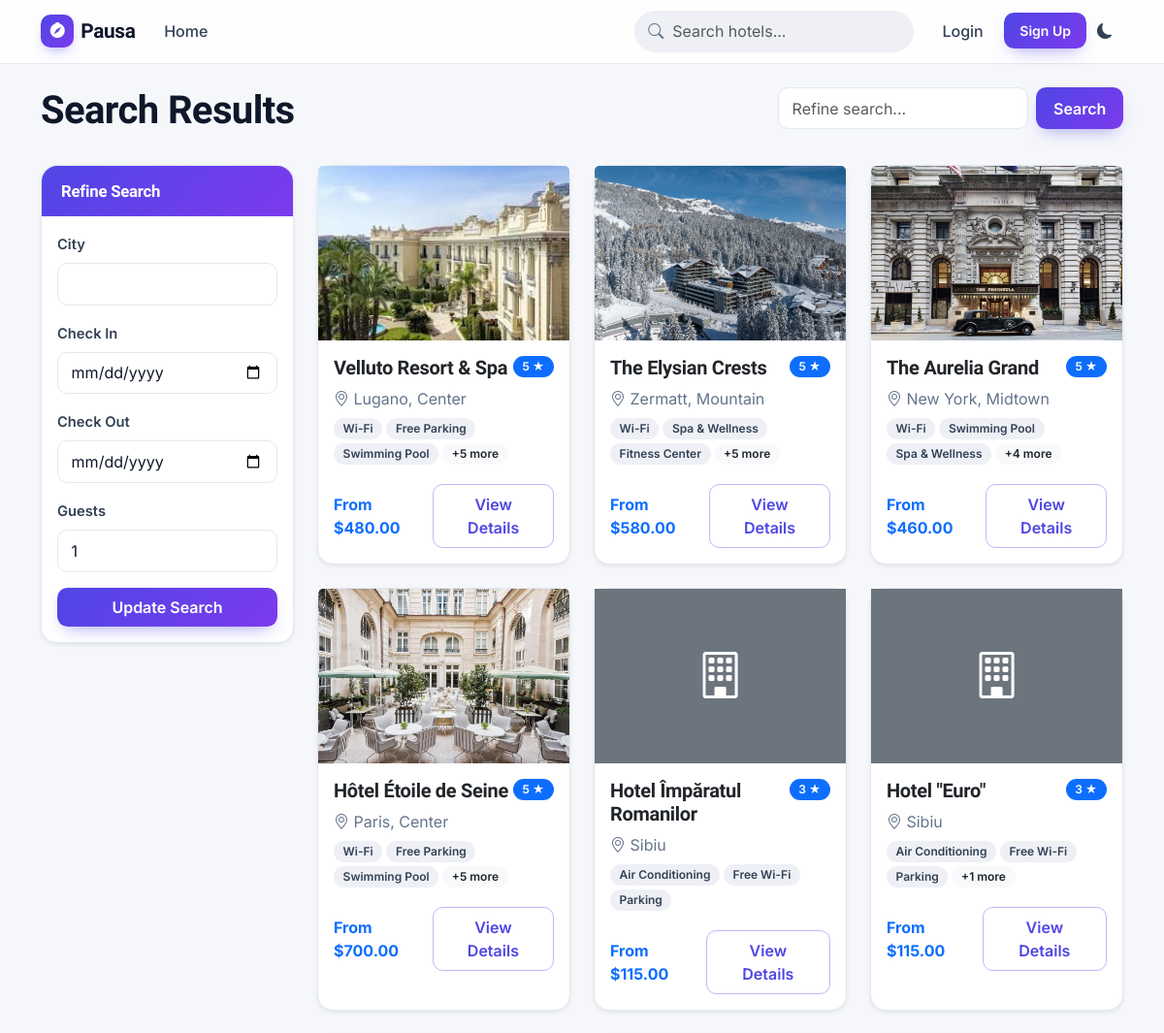
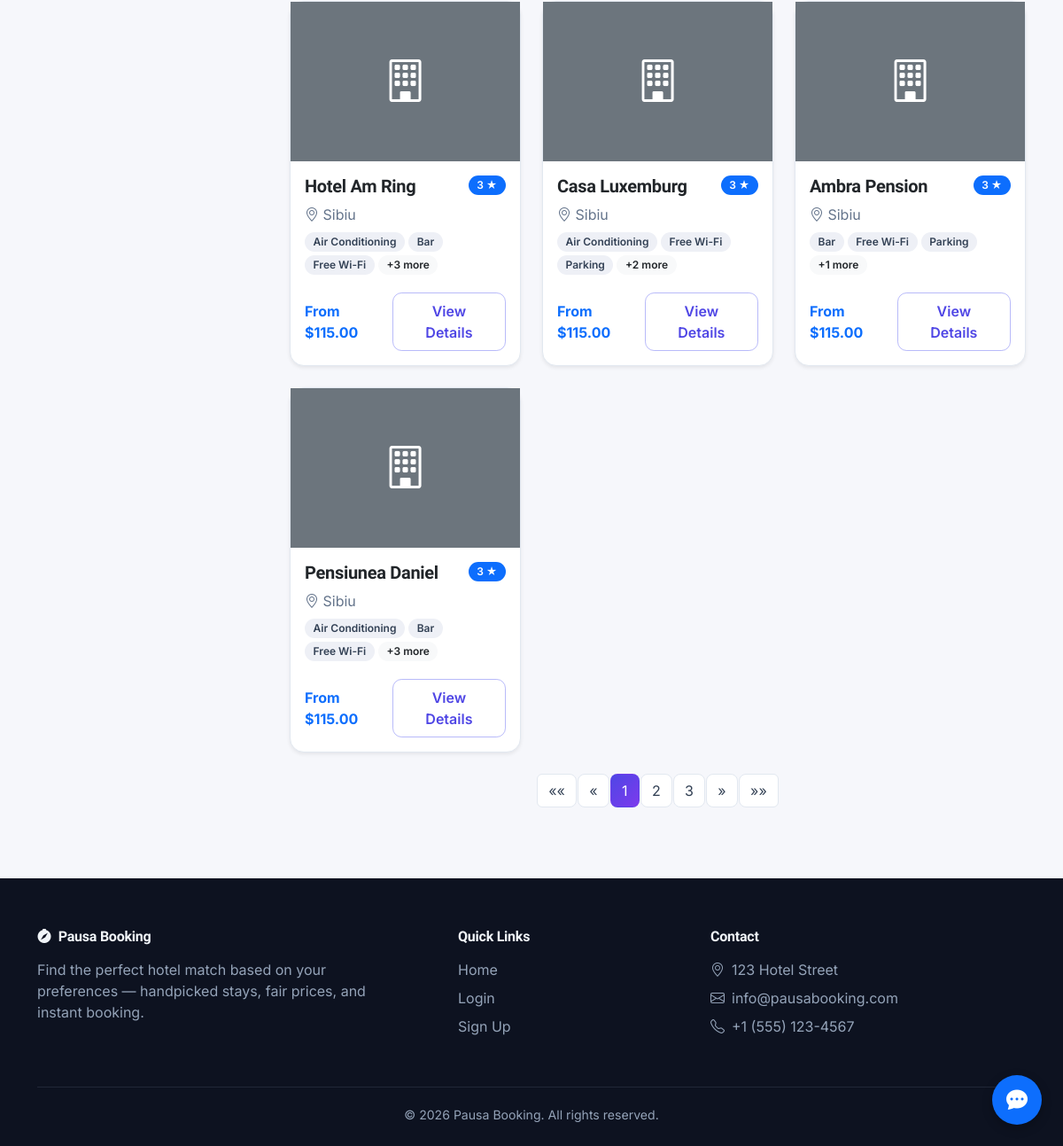
The app's page /search/ with its own data (2 pictures, top to bottom).
### hotels/models.py (models this page shows, shortened)
class Hotel(models.Model):
    name = models.CharField(max_length=200)
    description = models.TextField()
    address = models.CharField(max_length=255)
    city = models.CharField(max_length=100)
    district = models.CharField(max_length=100, blank=True)
    star_rating = models.PositiveSmallIntegerField(default=3)
    image = models.ImageField(upload_to='hotel_images/', blank=True, null=True)
    is_pet_friendly = models.BooleanField(default=False)
    is_family_friendly = models.BooleanField(default=False)
    latitude = models.FloatField(null=True, blank=True)
    longitude = models.FloatField(null=True, blank=True)
    created_at = models.DateTimeField(auto_now_add=True)
    updated_at = models.DateTimeField(auto_now=True)
    def get_amenities(self):
        return self.amenities.all()

class HotelAmenity(models.Model):
    hotel = models.ForeignKey(Hotel, on_delete=models.CASCADE, related_name='amenities')
    name = models.CharField(max_length=100)
    class Meta:
        verbose_name_plural = 'Hotel Amenities'

class Room(models.Model):
    hotel = models.ForeignKey(Hotel, on_delete=models.CASCADE, related_name='rooms')
    name = models.CharField(max_length=100)
    description = models.TextField()
    price = models.DecimalField(max_digits=10, decimal_places=2)
    capacity = models.PositiveSmallIntegerField(default=2)
    is_available = models.BooleanField(default=True)

### hotels/views.py (the view, shortened to what this page needs)
# urls.py: path('search/', views.search_hotels, name='search_hotels'),
def search_hotels(request):
    query = request.GET.get('q', '')
    city = request.GET.get('city', '')
    check_in = request.GET.get('check_in', '')
    check_out = request.GET.get('check_out', '')
    guests = request.GET.get('guests', 1)
    today = datetime.now().date()
    error_message = None
    hotels = Hotel.objects.all()
    if query:
        hotels = hotels.filter(Q(name__icontains=query) | Q(description__icontains=query))
    if city:
        hotels = hotels.filter(city__icontains=city)
    if check_in and check_out and guests:
        hotels = hotels.filter(rooms__capacity__gte=guests)
        hotels = hotels.distinct()
    hotels_list = list(hotels)
    hotel_matches = []
    if request.user.is_authenticated:
        try:
            user_preferences = request.user.preferences
            hotel_matches = [(hotel, hotel.match_score(user_preferences)) for hotel in hotels_list]
            hotel_matches.sort(key=lambda x: x[1], reverse=True)
        except UserPreference.DoesNotExist:
            hotel_matches = [(hotel, None) for hotel in hotels_list]
    else:
        hotel_matches = [(hotel, None) for hotel in hotels_list]
    paginator = Paginator(hotel_matches, 10)
    page_number = request.GET.get('page')
    page_obj = paginator.get_page(page_number)
    context = {
        'page_obj': page_obj,
        'query': query,
        'city': city,
        'check_in': check_in,
        'check_out': check_out,
        'guests': guests,
    }
    return render(request, 'hotels/search_results.html', context)

### templates/hotels/search_results.html (shortened to what this page needs)
{% extends 'base.html' %}
{% block content %}
<div class="row mb-4">
    <div class="col-md-8">
        <h1>Search Results</h1>
    </div>
    <div class="col-md-4">
        <form action="{% url 'search_hotels' %}" method="get" class="d-flex">
            <input type="text" name="q" class="form-control me-2" placeholder="Refine search..." value="{{ query }}">
            <button type="submit" class="btn btn-primary">Search</button>
        </form>
    </div>
</div>
<div class="row">
    <div class="col-lg-3 mb-4">
        <div class="card shadow-sm">
            <div class="card-header bg-primary text-white">
                <h5 class="mb-0">Refine Search</h5>
            </div>
            <div class="card-body">
                <form method="get" action="{% url 'search_hotels' %}">
                    <div class="mb-3">
                        <label for="city" class="form-label">City</label>
                        <input type="text" id="city" name="city" class="form-control" value="{{ city }}">
                    </div>
                    <div class="mb-3">
                        <label for="check_in" class="form-label">Check In</label>
                        <input type="date" id="check_in" name="check_in" class="form-control" value="{{ check_in }}" min="">
                    </div>
                    <div class="mb-3">
                        <label for="check_out" class="form-label">Check Out</label>
                        <input type="date" id="check_out" name="check_out" class="form-control" value="{{ check_out }}" min="">
                    </div>
                    <div class="mb-3">
                        <label for="guests" class="form-label">Guests</label>
                        <input type="number" id="guests" name="guests" class="form-control" min="1" value="{{ guests }}">
                    </div>
                    <button type="submit" class="btn btn-primary w-100">Update Search</button>
                </form>
            </div>
        </div>
    </div>
    <div class="col-lg-9">
        {% if page_obj %}
            <div class="row">
                {% for hotel, match_score in page_obj %}
                    <div class="col-md-6 col-lg-4 mb-4">
                        <div class="card h-100 shadow-sm">
                            {% if hotel.image %}
                                <img src="{{ hotel.image.url }}" class="card-img-top" alt="{{ hotel.name }}" style="height: 180px; object-fit: cover;">
                            {% else %}
                                <div class="bg-secondary text-white d-flex align-items-center justify-content-center" style="height: 180px;">
                                    <i class="bi bi-building" style="font-size: 3rem;"></i>
                                </div>
                            {% endif %}
                            <div class="card-body">
                                <div class="d-flex justify-content-between align-items-start mb-2">
                                    <h5 class="card-title mb-0">{{ hotel.name }}</h5>
                                    <span class="badge bg-primary">{{ hotel.star_rating }} ★</span>
                                </div>
                                <p class="card-text text-muted mb-2">
                                    <i class="bi bi-geo-alt"></i> {{ hotel.city }}{% if hotel.district %}, {{ hotel.district }}{% endif %}
                                </p>
                                <div class="d-flex flex-wrap mb-3">
                                    {% for amenity in hotel.get_amenities|slice:":3" %}
                                        <span class="badge bg-secondary me-1 mb-1">{{ amenity.name }}</span>
                                    {% endfor %}
                                    {% if hotel.get_amenities.count > 3 %}
                                        <span class="badge bg-light text-dark me-1 mb-1">+{{ hotel.get_amenities.count|add:"-3" }} more</span>
                                    {% endif %}
                                </div>
                                <div class="d-flex justify-content-between align-items-center mt-auto">
                                    {% with min_price=hotel.rooms.all|dictsort:"price"|first %}
                                        {% if min_price %}
                                            <div class="text-primary fw-bold">From ${{ min_price.price|floatformat:2 }}</div>
                                        {% else %}
                                            <div class="text-muted">Price unavailable</div>
                                        {% endif %}
                                    {% endwith %}
                                    <a href="{% url 'hotel_detail' hotel.id %}" class="btn btn-outline-primary">View Details</a>
                                </div>
                            </div>
                        </div>
                    </div>
                {% endfor %}
            </div>
            {% include 'pagination.html' %}
        {% else %}
            <div class="alert alert-info">
                No hotels found matching your search criteria. Try adjusting your search parameters.
            </div>
        {% endif %}
    </div>
</div>
{% endblock %}

### static/css/app.css (style rules this page uses)
:root { --font-display: "Plus Jakarta Sans", "Inter", system-ui, sans-serif; --font-body: "Inter", system-ui, -apple-system, sans-serif; --brand-600: #4f46e5; --brand-500: #6366f1; --brand-400: #818cf8; --brand-grad: linear-gradient(135deg, #4f46e5 0%, #7c3aed 100%); --accent: #f59e0b; --surface-page: #f6f7fb; --surface-card: #ffffff; --surface-sunken: #eef0f6; --ink-900: #0f172a; --ink-700: #334155; --ink-500: #64748b; --line: #e2e8f0; --shadow-sm: 0 1px 2px rgba(15, 23, 42, .05); --shadow-md: 0 1px 2px rgba(15, 23, 42, .05), 0 10px 30px -12px rgba(15, 23, 42, .18); --shadow-lg: 0 20px 50px -16px rgba(15, 23, 42, .25); --radius: 1rem; --radius-sm: .65rem; --bs-link-color: var(--brand-600); }
html { scroll-behavior: smooth; }
body { font-family: var(--font-body); background-color: var(--surface-page); color: var(--ink-700); transition: background-color .25s ease, color .25s ease; -webkit-font-smoothing: antialiased; }
h1, h2, h3, h4, h5, h6, .navbar-brand, .display-5, .display-6 { font-family: var(--font-display); font-weight: 700; color: var(--ink-900); letter-spacing: -.015em; }
.text-muted { color: var(--ink-500) !important; }
a { color: var(--brand-600); text-decoration: none; }
.card { background-color: var(--surface-card); border: 1px solid var(--line); border-radius: var(--radius); box-shadow: var(--shadow-sm); transition: transform .2s ease, box-shadow .2s ease, background-color .25s ease; }
.card-header { background: transparent; border-bottom: 1px solid var(--line); padding: 1rem 1.25rem; font-family: var(--font-display); border-top-left-radius: var(--radius) !important; border-top-right-radius: var(--radius) !important; }
.card-header h4, .card-header h5 { font-size: 1.05rem; margin: 0; }
.card-header.bg-primary { background: var(--brand-grad) !important; border-bottom: none; color: #fff; }
.card-header.bg-primary h1, .card-header.bg-primary h2, .card-header.bg-primary h3, .card-header.bg-primary h4, .card-header.bg-primary h5 { color: #fff; }
.btn { border-radius: var(--radius-sm); font-weight: 600; padding: .5rem 1.1rem; transition: all .18s ease; }
.btn-primary { background: var(--brand-grad); border: none; box-shadow: 0 8px 18px -8px rgba(79, 70, 229, .55); }
.btn-outline-primary { color: var(--brand-600); border-color: color-mix(in srgb, var(--brand-500) 45%, transparent); }
.form-control, .form-select { background-color: var(--surface-card); border: 1px solid var(--line); border-radius: var(--radius-sm); color: var(--ink-900); padding: .55rem .85rem; transition: border-color .15s ease, box-shadow .15s ease; }
.form-label { font-weight: 600; color: var(--ink-700); font-size: .92rem; }
.badge { font-weight: 600; border-radius: 999px; padding: .42em .8em; }
.badge.bg-secondary { background: var(--surface-sunken) !important; color: var(--ink-700); }

### records on screen
Hotel: image (picture), name "Velluto Resort & Spa", star_rating "5", city "Lugano", district "Center", get_amenities.count|add "5", rooms.price "480.00"
HotelAmenity: name "Wi-Fi"
HotelAmenity: name "Free Parking"
HotelAmenity: name "Swimming Pool"
Hotel: image (picture), name "The Elysian Crests", star_rating "5", city "Zermatt", district "Mountain", get_amenities.count|add "5", rooms.price "580.00"
HotelAmenity: name "Wi-Fi"
HotelAmenity: name "Spa & Wellness"
HotelAmenity: name "Fitness Center"
Hotel: image (picture), name "The Aurelia Grand", star_rating "5", city "New York", district "Midtown", get_amenities.count|add "4", rooms.price "460.00"
HotelAmenity: name "Wi-Fi"
HotelAmenity: name "Swimming Pool"
HotelAmenity: name "Spa & Wellness"
Hotel: image (picture), name "Hôtel Étoile de Seine", star_rating "5", city "Paris", district "Center", get_amenities.count|add "5", rooms.price "700.00"
HotelAmenity: name "Wi-Fi"
HotelAmenity: name "Free Parking"
HotelAmenity: name "Swimming Pool"
Hotel: name "Hotel Împăratul Romanilor", star_rating "3", city "Sibiu", rooms.price "115.00"
HotelAmenity: name "Air Conditioning"
HotelAmenity: name "Free Wi-Fi"
HotelAmenity: name "Parking"
Hotel: name "Hotel \"Euro\"", star_rating "3", city "Sibiu", get_amenities.count|add "1", rooms.price "115.00"
HotelAmenity: name "Air Conditioning"
HotelAmenity: name "Free Wi-Fi"
HotelAmenity: name "Parking"
Hotel: name "Hotel Am Ring", star_rating "3", city "Sibiu", get_amenities.count|add "3", rooms.price "115.00"
HotelAmenity: name "Air Conditioning"
HotelAmenity: name "Bar"
HotelAmenity: name "Free Wi-Fi"
Hotel: name "Casa Luxemburg", star_rating "3", city "Sibiu", get_amenities.count|add "2", rooms.price "115.00"
HotelAmenity: name "Air Conditioning"
HotelAmenity: name "Free Wi-Fi"
HotelAmenity: name "Parking"
Hotel: name "Ambra Pension", star_rating "3", city "Sibiu", get_amenities.count|add "1", rooms.price "115.00"
HotelAmenity: name "Bar"
HotelAmenity: name "Free Wi-Fi"
HotelAmenity: name "Parking"
Hotel: name "Pensiunea Daniel", star_rating "3", city "Sibiu", get_amenities.count|add "3", rooms.price "115.00"
HotelAmenity: name "Air Conditioning"
HotelAmenity: name "Bar"
HotelAmenity: name "Free Wi-Fi"

### other values on screen
{{ num }} "1"
{{ num }} "2" "3"
